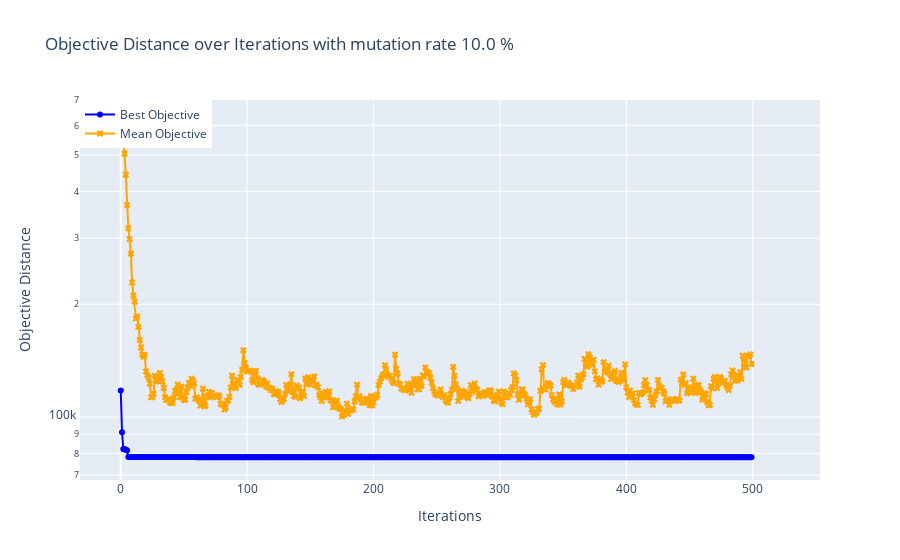
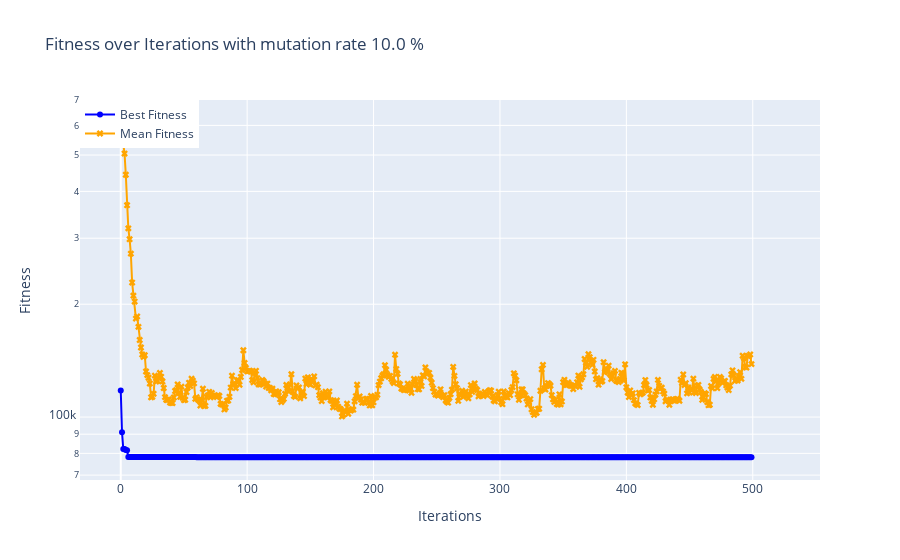
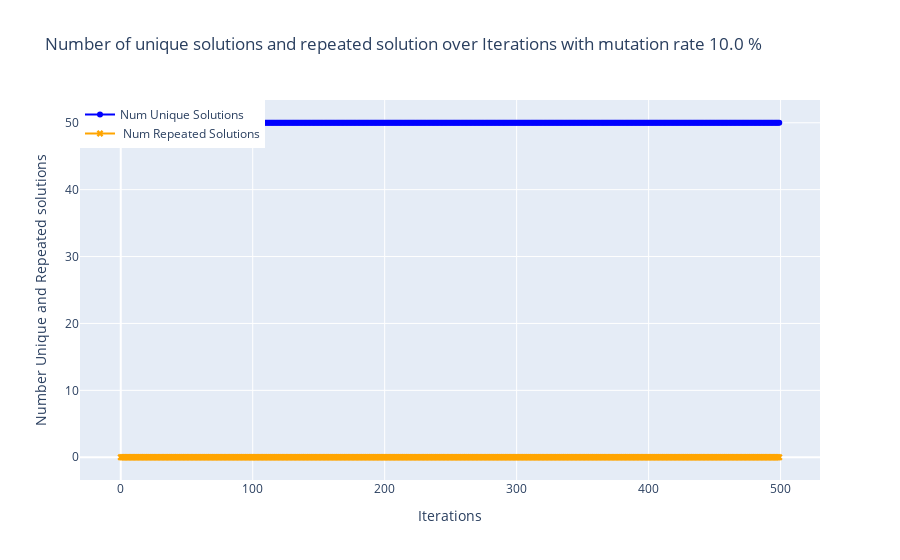
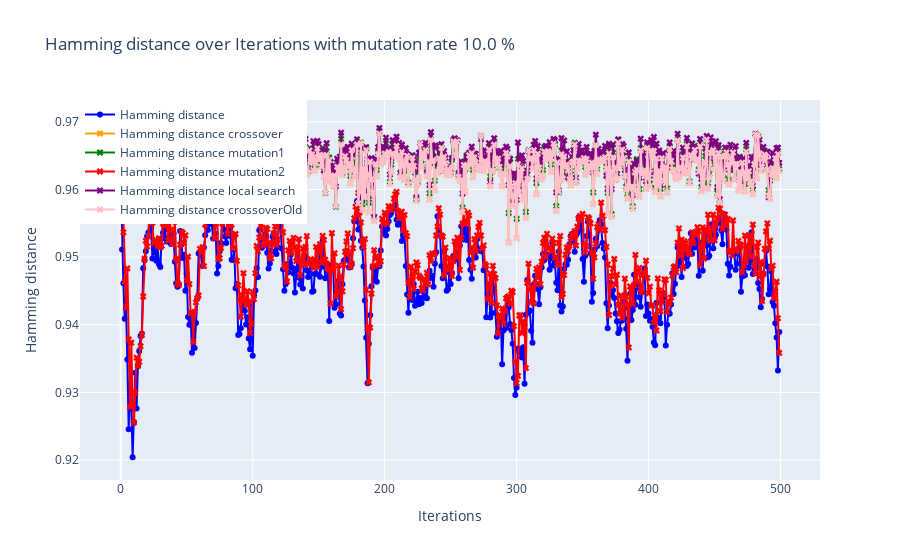

Here is the notebook cell these charts were saved with, in order:
### Code cell
#c.test_k_means_algorithm(filename=filename)
c.run(filename=filename,generateDataSets=False,clusters=False,local_search=True)

### Figure 1 — Plotly figure (JSON) as saved in the notebook; plotly's stock layout.template omitted (floating-point values rounded to 4 significant figures; data arrays with more than 128 entries replaced by an {"elided": "..."} marker saying what was removed)
{"data": [{"line": {"color": "blue"}, "marker": {"symbol": "circle"}, "mode": "lines+markers", "name": "Best Objective", "type": "scatter", "x": {"elided": "500 int values"}, "y": {"elided": "500 float values"}}, {"line": {"color": "orange"}, "marker": {"symbol": "x"}, "mode": "lines+markers", "name": "Mean Objective", "type": "scatter", "x": {"elided": "500 int values"}, "y": {"elided": "500 float values"}}], "layout": {"annotations": [{"arrowhead": 1, "ax": -10, "ay": -40, "bgcolor": "white", "bordercolor": "black", "showarrow": true, "text": "Best: 78116.12251257<br>Mean: 138420.8538631384", "x": 499, "y": 78120.0}], "hovermode": "x", "legend": {"x": 0, "y": 1}, "title": {"text": "Objective Distance over Iterations with mutation rate 10.0 %"}, "xaxis": {"title": {"text": "Iterations"}}, "yaxis": {"autorange": true, "title": {"text": "Objective Distance"}, "type": "log"}}}

### Figure 2 — Plotly figure (JSON) as saved in the notebook; plotly's stock layout.template omitted (floating-point values rounded to 4 significant figures; data arrays with more than 128 entries replaced by an {"elided": "..."} marker saying what was removed)
{"data": [{"line": {"color": "blue"}, "marker": {"symbol": "circle"}, "mode": "lines+markers", "name": "Best Fitness", "type": "scatter", "x": {"elided": "500 int values"}, "y": {"elided": "500 float values"}}, {"line": {"color": "orange"}, "marker": {"symbol": "x"}, "mode": "lines+markers", "name": "Mean Fitness", "type": "scatter", "x": {"elided": "500 int values"}, "y": {"elided": "500 float values"}}], "layout": {"annotations": [{"arrowhead": 1, "ax": -10, "ay": -40, "bgcolor": "white", "bordercolor": "black", "showarrow": true, "text": "Best: 78116.12251257<br>Mean: 138420.8538631384", "x": 499, "y": 78120.0}], "hovermode": "x", "legend": {"x": 0, "y": 1}, "title": {"text": "Fitness over Iterations with mutation rate 10.0 %"}, "xaxis": {"title": {"text": "Iterations"}}, "yaxis": {"autorange": true, "title": {"text": "Fitness"}, "type": "log"}}}

### Figure 3 — Plotly figure (JSON) as saved in the notebook; plotly's stock layout.template omitted (floating-point values rounded to 4 significant figures; data arrays with more than 128 entries replaced by an {"elided": "..."} marker saying what was removed)
{"data": [{"line": {"color": "blue"}, "marker": {"symbol": "circle"}, "mode": "lines+markers", "name": "Num Unique Solutions", "type": "scatter", "x": {"elided": "500 int values"}, "y": {"elided": "500 int values"}}, {"line": {"color": "orange"}, "marker": {"symbol": "x"}, "mode": "lines+markers", "name": " Num Repeated Solutions", "type": "scatter", "x": {"elided": "500 int values"}, "y": {"elided": "500 int values"}}], "layout": {"hovermode": "x", "legend": {"x": 0, "y": 1}, "title": {"text": "Number of unique solutions and repeated solution over Iterations with mutation rate 10.0 %"}, "xaxis": {"title": {"text": "Iterations"}}, "yaxis": {"title": {"text": "Number Unique and Repeated solutions"}}}}

### Figure 4 — Plotly figure (JSON) as saved in the notebook; plotly's stock layout.template omitted (floating-point values rounded to 4 significant figures; data arrays with more than 128 entries replaced by an {"elided": "..."} marker saying what was removed)
{"data": [{"line": {"color": "blue"}, "marker": {"symbol": "circle"}, "mode": "lines+markers", "name": "Hamming distance", "type": "scatter", "x": {"elided": "500 int values"}, "y": {"elided": "500 float values"}}, {"line": {"color": "orange"}, "marker": {"symbol": "x"}, "mode": "lines+markers", "name": "Hamming distance crossover", "type": "scatter", "x": {"elided": "500 int values"}, "y": {"elided": "500 float values"}}, {"line": {"color": "green"}, "marker": {"symbol": "x"}, "mode": "lines+markers", "name": "Hamming distance mutation1", "type": "scatter", "x": {"elided": "500 int values"}, "y": {"elided": "500 float values"}}, {"line": {"color": "red"}, "marker": {"symbol": "x"}, "mode": "lines+markers", "name": "Hamming distance mutation2", "type": "scatter", "x": {"elided": "500 int values"}, "y": {"elided": "500 float values"}}, {"line": {"color": "purple"}, "marker": {"symbol": "x"}, "mode": "lines+markers", "name": "Hamming distance local search", "type": "scatter", "x": {"elided": "500 int values"}, "y": {"elided": "500 float values"}}, {"line": {"color": "pink"}, "marker": {"symbol": "x"}, "mode": "lines+markers", "name": "Hamming distance crossoverOld", "type": "scatter", "x": {"elided": "500 int values"}, "y": {"elided": "500 float values"}}], "layout": {"hovermode": "x", "legend": {"x": 0, "y": 1}, "title": {"text": "Hamming distance over Iterations with mutation rate 10.0 %"}, "xaxis": {"title": {"text": "Iterations"}}, "yaxis": {"title": {"text": "Hamming distance"}}}}
